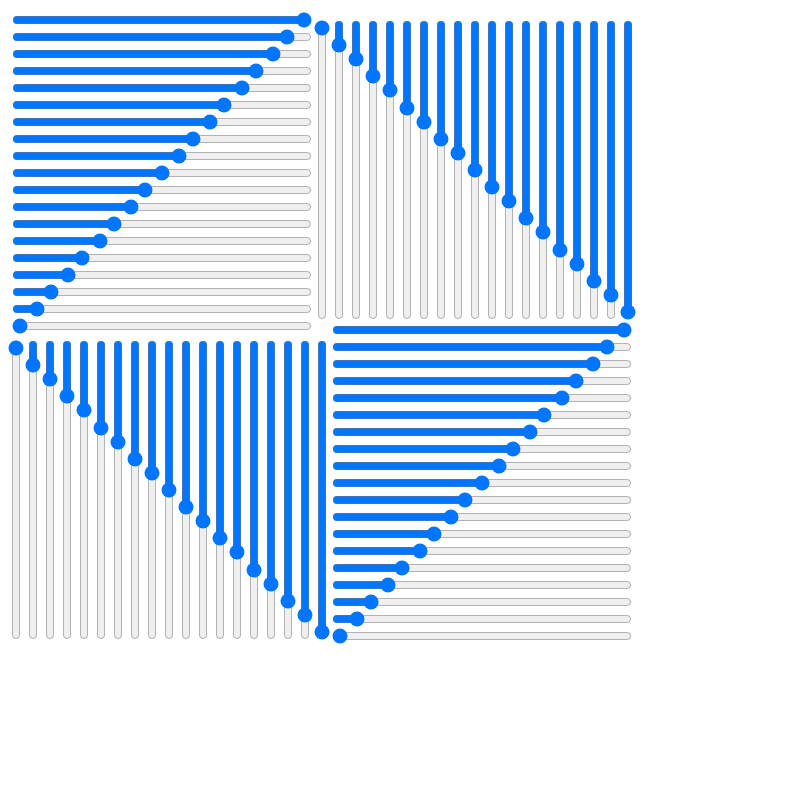
Frame 1 (no input)
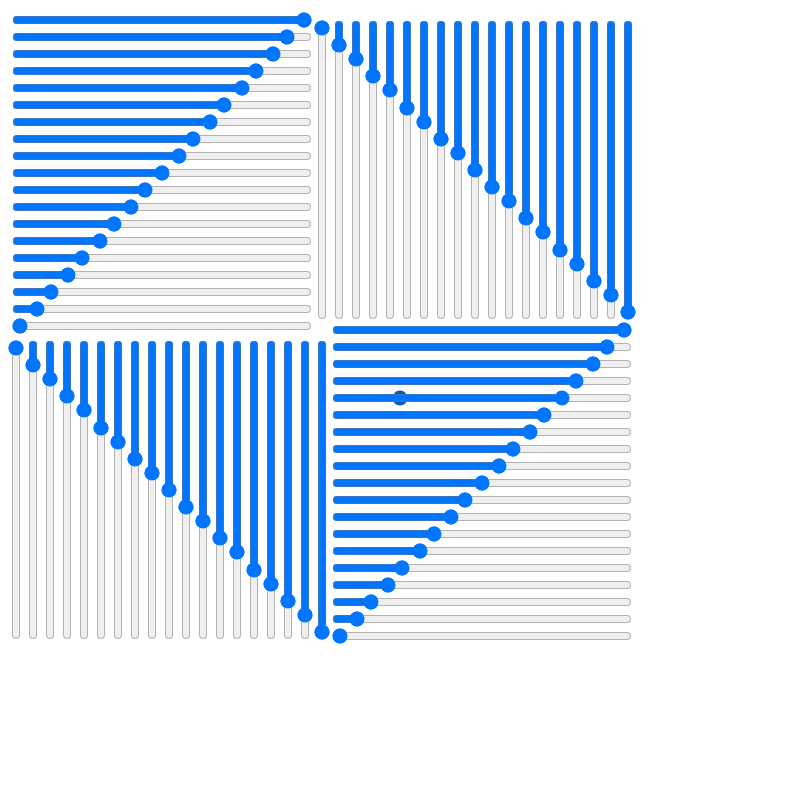
Frame 2 (the mouse pressed at the canvas centre, redrawn once)

The p5.js sketch that drew these frames (run headless with seeded random() and noise() and a simulated clock; the mouse was pressed at the canvas centre and the sketch redrawn once):

// p5.js sketch
// ── sketch.js
/**
 * Sliders arranged in a pattern
 *
 * DRAG                  : move the sliders around
 *
 * CONTRIBUTED BY
 * [Joey Lee](http://jk-lee.com)
 *
 * INSPIRED BY
 * [Dan Shiffman](http://shiffman.net/)
 */
"use strict";
var w = 600;
var h = 600;
var sliderCount;
var sliderWidth;
var sliderHeight = 17;
var padding = 10;

var sliderMin = 0;
var sliderMax = 100;


function setup() {
  createCanvas(800,800);
  // get the number of sliders based on w & h
  sliderWidth = w/2;
  sliderCount = ceil(sliderWidth/sliderHeight)

  noLoop();
}

function draw() {
  background(255);

  // topleft - horizontal
  for(var i = 0; i <= sliderCount; i++){
    var sval = map( i, sliderCount,0, sliderMin, sliderMax);
    createSlider(sliderMin, sliderMax, sval)
      .position(padding, i*sliderHeight + padding)
      .style("width", sliderWidth+"px");
  }

  // bottomright - horizontal
  for(var i = 0; i <= sliderCount; i++){
    var sval = map( i, sliderCount,0, sliderMin, sliderMax);
    createSlider(sliderMin, sliderMax, sval)
      .position(sliderWidth + padding*3, sliderWidth + padding*2 + i*sliderHeight)
      .style("width", sliderWidth+"px");
  }

  // topright - vertical
  for(var i = 0; i <= sliderCount; i++){
    var sval = map( i, 0,sliderCount, sliderMin, sliderMax);
    createSlider(sliderMin, sliderMax, sval)
      .position(sliderWidth/2 + padding*2 + i*sliderHeight, sliderWidth/2 + padding)
      .style("width", sliderWidth+"px").style('transform', 'rotate('+90+'deg)');
  }

  // bottomleft - vertical
  for(var i = 0; i <= sliderCount; i++){
    var sval = map( i, sliderCount,0, sliderMin, sliderMax);
    createSlider(sliderMin, sliderMax, sval)
      .position(sliderWidth/2 - i*sliderHeight + padding*2, sliderWidth + sliderWidth/2 + padding*3)
      .style("width", sliderWidth+"px").style('transform', 'rotate('+90+'deg)');
  }


}
